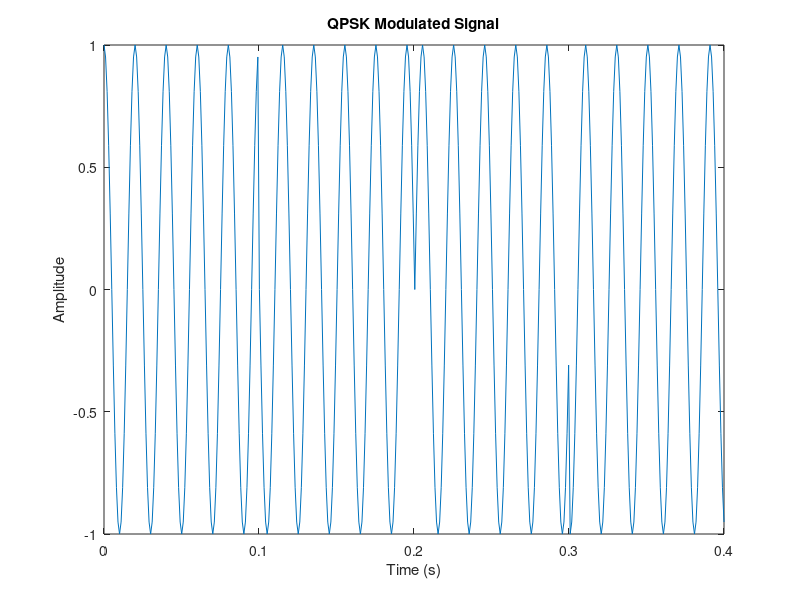

The MATLAB source for this figure: (Note: this script raises an error after producing the figure.)
%% QPSK Modulation and Demodulation

fs = 1000;       % Sampling frequency
Tb = 0.1;        % Symbol duration
t = 0:1/fs:Tb-1/fs;

% Binary message (must be even number of bits)
message = [0 0 0 1 1 0 1 1]; 

% Map bits to symbols (Gray coding)
symbols = [];
for i = 1:2:length(message)
    b1 = message(i);
    b2 = message(i+1);
    % Phase mapping: 00->0, 01->pi/2, 11->pi, 10->3pi/2
    if b1==0 && b2==0
        phase = 0;
    elseif b1==0 && b2==1
        phase = pi/2;
    elseif b1==1 && b2==1
        phase = pi;
    else
        phase = 3*pi/2;
    end
    symbols = [symbols cos(2*pi*50*t + phase)];
end

% Plot QPSK signal
figure;
plot(linspace(0,Tb*length(message)/2, length(symbols)), symbols);
title('QPSK Modulated Signal');
xlabel('Time (s)'); ylabel('Amplitude');

%% Simple demodulation using phase detection
demodulated = [];
for i = 1:2:length(message)
    segment = symbols((i-1)*length(t)+1:i*length(t));
    phase = atan2(mean(sin(2*pi*50*t).*segment), mean(cos(2*pi*50*t).*segment));
    if phase < 0
        phase = phase + 2*pi;
    end
    % Map phase back to bits
    if phase < pi/4 || phase >= 7*pi/4
        demodulated = [demodulated 0 0];
    elseif phase >= pi/4 && phase < 3*pi/4
        demodulated = [demodulated 0 1];
    elseif phase >= 3*pi/4 && phase < 5*pi/4
        demodulated = [demodulated 1 1];
    else
        demodulated = [demodulated 1 0];
    end
end

disp('Original message:'); disp(message);
disp('Demodulated message:'); disp(demodulated);
